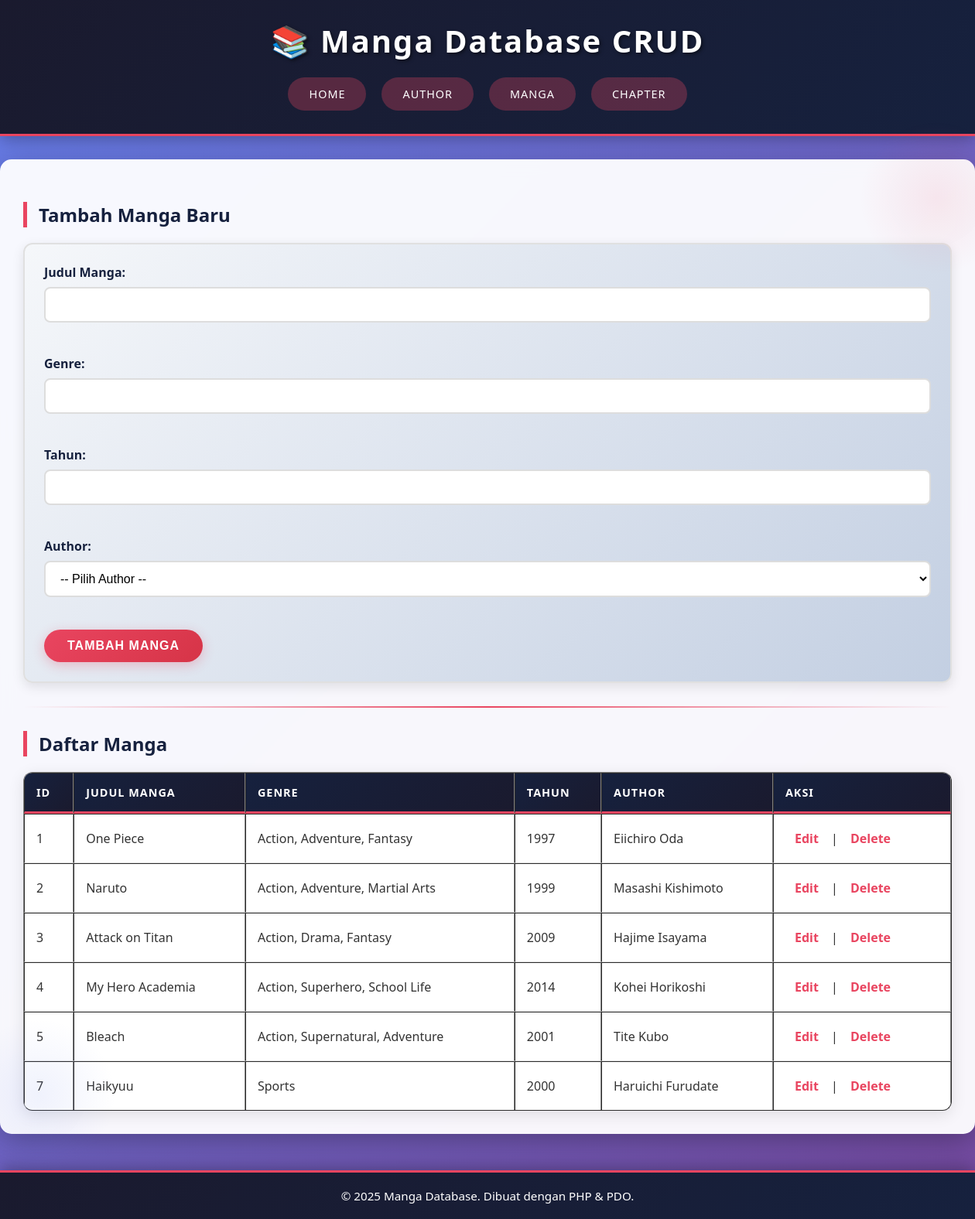
The app's page /index.php?page=mangas with its own data.
### tables this page shows
CREATE TABLE `manga` (
  `manga_id` int(11) NOT NULL,
  `title` varchar(255) DEFAULT NULL,
  `author_id` int(11) DEFAULT NULL,
  `genre` varchar(255) DEFAULT NULL,
  `year` year(4) DEFAULT NULL
);

CREATE TABLE `author` (
  `author_id` int(11) NOT NULL,
  `name` varchar(255) DEFAULT NULL,
  `bio` text DEFAULT NULL
);

### config/db.php (called while the page is built, shortened)
<?php
class Database
{
  private $host = "localhost";
  private $username = "root";
  private $password = "";
  private $dbname = "db_manga";
  public function __construct()
  {
    try {
      $this->conn = new PDO("mysql:host=$this->host;dbname=$this->dbname", $this->username, $this->password);
    } catch (PDOException $e) {
      echo "Connection failed: " . $e->getMessage();
    }
  }
}

### class/Manga.php (called while the page is built, shortened)
<?php
require_once 'config/db.php';
class Manga
{
  private $db;
  public function __construct()
  {
    $this->db = (new Database())->conn;
  }
  public function getUniqueMangas()
  {
    $stmt = $this->db->query("SELECT
        manga.manga_id,
        manga.title AS manga_title,
        manga.genre,
        manga.year,
        author.name AS author_name,
        author.author_id
    FROM manga
    JOIN author ON manga.author_id = author.author_id
    ORDER BY manga.manga_id;
    ");
    return $stmt->fetchAll(PDO::FETCH_ASSOC);
  }
}

### view/mangas.php (the view, shortened to what this page needs)
<h3>Tambah Manga Baru</h3>
<form method="POST">
  <label for="manga_title">Judul Manga:</label>
  <input type="text" id="manga_title" name="manga_title" required><br><br>
  <label for="genre">Genre:</label>
  <input type="text" id="genre" name="genre" required><br><br>
  <label for="year">Tahun:</label>
  <input type="number" id="year" name="year" required min="1900" max="<?= date('Y') ?>"><br><br>
  <label for="author_id">Author:</label>
  <select id="author_id" name="author_id" required>
    <option value="">-- Pilih Author --</option>
  </select><br><br>
  <button type="submit" name="add_manga">Tambah Manga</button>
</form>
<hr>
<h3>Daftar Manga</h3>
<table border="1">
  <tr>
    <th>ID</th>
    <th>Judul Manga</th>
    <th>Genre</th>
    <th>Tahun</th>
    <th>Author</th>
    <th>Aksi</th>
  </tr>
  <?php
  $mangas_list = $manga->getUniqueMangas();
  foreach ($mangas_list as $m):
    ?>
    <tr>
      <td><?= $m['manga_id'] ?></td>
      <td><?= htmlspecialchars($m['manga_title']) ?></td>
      <td><?= htmlspecialchars($m['genre']) ?></td>
      <td><?= htmlspecialchars($m['year']) ?></td>
      <td><?= htmlspecialchars($m['author_name']) ?></td>
      <td>
        <a href="index.php?page=mangas&action=edit&id=<?= $m['manga_id'] ?>">Edit</a> |
        <a href="index.php?page=mangas&action=delete&id=<?= $m['manga_id'] ?>"
          onclick="return confirm('Apakah Anda yakin ingin menghapus manga: <?= htmlspecialchars($m['manga_title']) ?>?')">Delete</a>
      </td>
    </tr>
  <?php endforeach; ?>
</table>

### style.css (style rules this page uses)
* { margin: 0; padding: 0; box-sizing: border-box; }
body { font-family: "Segoe UI", Tahoma, Geneva, Verdana, sans-serif; background: linear-gradient(135deg, #667eea 0%, #764ba2 100%); background-attachment: fixed; color: #333; min-height: 100vh; padding-bottom: 80px; }
main h3 { color: #16213e; margin: 25px 0 15px 0; font-size: 1.5em; padding-left: 15px; border-left: 5px solid #e94560; }
form { background: linear-gradient(135deg, #f5f7fa 0%, #c3cfe2 100%); padding: 25px; border-radius: 12px; margin: 20px 0; box-shadow: 0 5px 15px rgba(0, 0, 0, 0.1); border: 2px solid #e0e0e0; }
form label { display: block; margin-bottom: 8px; font-weight: 600; color: #16213e; font-size: 1em; }
form input[type="text"], form input[type="number"], form select, form textarea { width: 100%; padding: 12px 15px; margin-bottom: 20px; border: 2px solid #ddd; border-radius: 8px; font-size: 1em; transition: all 0.3s ease; background: white; }
form button { background: linear-gradient(135deg, #e94560 0%, #d63447 100%); color: white; padding: 12px 30px; border: none; border-radius: 25px; font-size: 1em; font-weight: 600; cursor: pointer; transition: all 0.3s ease; text-transform: uppercase; letter-spacing: 1px; box-shadow: 0 4px 15px rgba(233, 69, 96, 0.3); }
table { width: 100%; border-collapse: separate; border-spacing: 0; margin-top: 20px; background: white; border-radius: 12px; overflow: hidden; box-shadow: 0 5px 20px rgba(0, 0, 0, 0.1); }
table th { background: linear-gradient(135deg, #16213e 0%, #1a1a2e 100%); color: white; padding: 15px; text-align: left; font-weight: 600; text-transform: uppercase; letter-spacing: 1px; font-size: 0.9em; border-bottom: 3px solid #e94560; }
table td { padding: 15px; text-align: left; border-bottom: 1px solid #e0e0e0; transition: all 0.3s ease; }
table tr:last-child td { border-bottom: none; }
table a { color: #e94560; text-decoration: none; font-weight: 600; padding: 5px 10px; border-radius: 5px; transition: all 0.3s ease; display: inline-block; margin: 0 2px; }
hr { border: none; height: 2px; background: linear-gradient(90deg, transparent, #e94560, transparent); margin: 30px 0; }

### records on screen
manga: manga_id "1", title "One Piece", genre "Action, Adventure, Fantasy", year "1997", author.name "Eiichiro Oda"
manga: manga_id "2", title "Naruto", genre "Action, Adventure, Martial Arts", year "1999", author.name "Masashi Kishimoto"
manga: manga_id "3", title "Attack on Titan", genre "Action, Drama, Fantasy", year "2009", author.name "Hajime Isayama"
manga: manga_id "4", title "My Hero Academia", genre "Action, Superhero, School Life", year "2014", author.name "Kohei Horikoshi"
manga: manga_id "5", title "Bleach", genre "Action, Supernatural, Adventure", year "2001", author.name "Tite Kubo"
manga: manga_id "7", title "Haikyuu", genre "Sports", year "2000", author.name "Haruichi Furudate"
